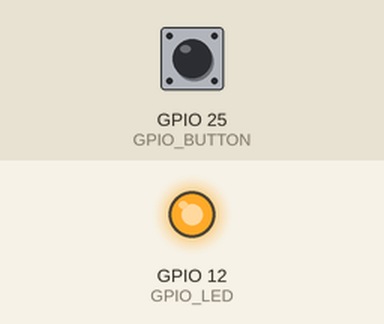
Simulated run of this sketch. Board: ESP32. Parts: output pins drawn as LEDs (lit = HIGH). The inputs (shaded band) are chosen by the test bench; at power-on: GPIO 25 (GPIO_BUTTON) HIGH.

Above: at 3.2 s.
3.3 s: GPIO 25 (GPIO_BUTTON) pulled LOW for 0.15 s
At 4.6 s:
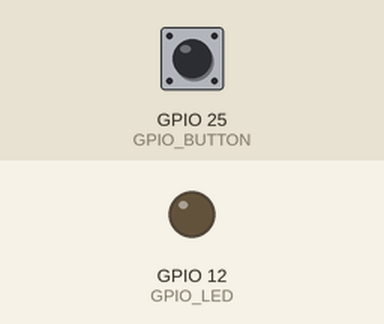
4.9 s: GPIO 25 (GPIO_BUTTON) pulled LOW for 1 s
At 7.0 s:
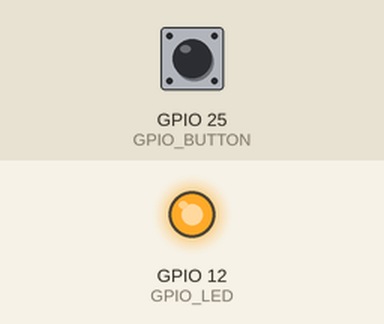
7.4 s: GPIO 25 (GPIO_BUTTON) pulled LOW for 3.2 s
At 11.8 s:
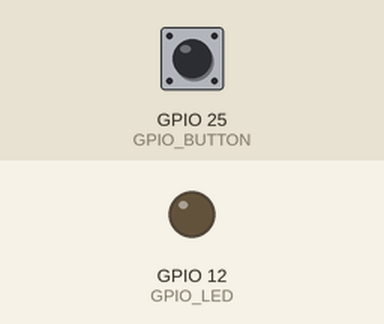
Timing chart, 0 to 13.3 s (numbered marks = the images above; inputs shaded):
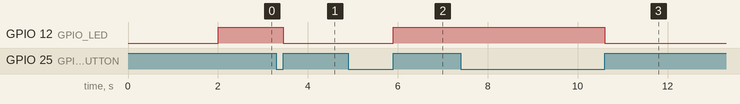

Measured:
- after the input at 3.3 s, GPIO 12 (GPIO_LED): HIGH → LOW after 0.15 s
- after the input at 4.9 s, GPIO 12 (GPIO_LED): LOW → HIGH after 1.0 s
- after the input at 7.4 s, GPIO 12 (GPIO_LED): HIGH → LOW after 3.2 s

The sketch:

debounce.ino
```cpp
// (licence header left out)
// LED is active high
#define GPIO_LED    12
#define GPIO_BUTTON 25

static QueueHandle_t queue;

//
// Button Debouncing task:
//
static void debounce_task(void *argp) {
  uint32_t level, state = 0, last = 0xFFFFFFFF;
  uint32_t mask = 0x7FFFFFFF;
  bool event;

  for (;;) {
    level = !!digitalRead(GPIO_BUTTON);
    state = (state << 1) | level;
    if ( (state & mask) == mask
      || (state & mask) == 0 ) {
      if ( level != last ) {
        event = !!level;
        if ( xQueueSendToBack(queue,&event,1) == pdPASS )
          last = level;
      }
    }
    taskYIELD();
  }
}

//
// LED queue receiving task
//
static void led_task(void *argp) {
  BaseType_t s;
  bool event, led = false;

  // Light LED initially
  digitalWrite(GPIO_LED,led);

  for (;;) {
    s = xQueueReceive(
      queue,
      &event,
      portMAX_DELAY
    );
    assert(s == pdPASS);
    if ( event ) {
      // Button press:
      // Toggle LED
      led ^= true;
      digitalWrite(GPIO_LED,led);
    }
  }
}

//
// Initialization:
//
void setup() {
  int app_cpu = xPortGetCoreID();
  TaskHandle_t h;
  BaseType_t rc;

  delay(2000);          // Allow USB to connect
  queue = xQueueCreate(40,sizeof(bool));
  assert(queue);

  pinMode(GPIO_LED,OUTPUT);
  pinMode(GPIO_BUTTON,INPUT_PULLUP);

  rc = xTaskCreatePinnedToCore(
    debounce_task,
    "debounce",
    2048,     // Stack size
    nullptr,  // No args
    1,        // Priority
    &h,       // Task handle
    app_cpu   // CPU
  );
  assert(rc == pdPASS);
  assert(h);

  rc = xTaskCreatePinnedToCore(
    led_task,
    "led",
    2048,     // Stack size
    nullptr,  // Not used
    1,        // Priority
    &h,       // Task handle
    app_cpu   // CPU
  );
  assert(rc == pdPASS);
  assert(h);
}

// Not used:
void loop() {
  vTaskDelete(nullptr);
}
```
